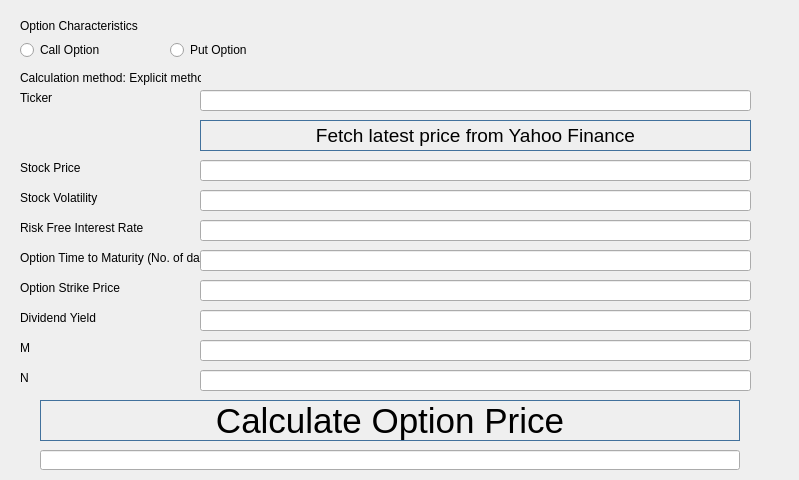
<?xml version="1.0" encoding="UTF-8"?>
<ui version="4.0">
 <class>MainWindow</class>
 <widget class="QMainWindow" name="MainWindow">
  <property name="geometry">
   <rect>
    <x>0</x>
    <y>0</y>
    <width>799</width>
    <height>480</height>
   </rect>
  </property>
  <property name="windowTitle">
   <string>Option Price Calculator using Explicit Method</string>
  </property>
  <widget class="QWidget" name="centralwidget">
   <widget class="QLabel" name="label">
    <property name="geometry">
     <rect>
      <x>20</x>
      <y>10</y>
      <width>141</width>
      <height>31</height>
     </rect>
    </property>
    <property name="text">
     <string>Option Characteristics</string>
    </property>
   </widget>
   <widget class="QRadioButton" name="radioButton_Call">
    <property name="geometry">
     <rect>
      <x>20</x>
      <y>40</y>
      <width>100</width>
      <height>20</height>
     </rect>
    </property>
    <property name="text">
     <string>Call Option</string>
    </property>
   </widget>
   <widget class="QRadioButton" name="radioButton_Put">
    <property name="geometry">
     <rect>
      <x>170</x>
      <y>40</y>
      <width>100</width>
      <height>20</height>
     </rect>
    </property>
    <property name="text">
     <string>Put Option</string>
    </property>
   </widget>
   <widget class="QLabel" name="label_2">
    <property name="geometry">
     <rect>
      <x>20</x>
      <y>70</y>
      <width>181</width>
      <height>16</height>
     </rect>
    </property>
    <property name="text">
     <string>Calculation method: Explicit method</string>
    </property>
   </widget>
   <widget class="QLabel" name="label_3">
    <property name="geometry">
     <rect>
      <x>20</x>
      <y>90</y>
      <width>160</width>
      <height>16</height>
     </rect>
    </property>
    <property name="text">
     <string>Ticker</string>
    </property>
   </widget>
   <widget class="QLabel" name="label_4">
    <property name="geometry">
     <rect>
      <x>20</x>
      <y>160</y>
      <width>160</width>
      <height>16</height>
     </rect>
    </property>
    <property name="text">
     <string>Stock Price</string>
    </property>
   </widget>
   <widget class="QLabel" name="label_5">
    <property name="geometry">
     <rect>
      <x>20</x>
      <y>190</y>
      <width>160</width>
      <height>16</height>
     </rect>
    </property>
    <property name="text">
     <string>Stock Volatility</string>
    </property>
   </widget>
   <widget class="QLabel" name="label_6">
    <property name="geometry">
     <rect>
      <x>20</x>
      <y>220</y>
      <width>160</width>
      <height>16</height>
     </rect>
    </property>
    <property name="text">
     <string>Risk Free Interest Rate</string>
    </property>
   </widget>
   <widget class="QLabel" name="label_7">
    <property name="geometry">
     <rect>
      <x>20</x>
      <y>250</y>
      <width>181</width>
      <height>16</height>
     </rect>
    </property>
    <property name="text">
     <string>Option Time to Maturity (No. of days)</string>
    </property>
   </widget>
   <widget class="QLabel" name="label_8">
    <property name="geometry">
     <rect>
      <x>20</x>
      <y>280</y>
      <width>160</width>
      <height>16</height>
     </rect>
    </property>
    <property name="text">
     <string>Option Strike Price</string>
    </property>
   </widget>
   <widget class="QLineEdit" name="lineEdit_Ticker">
    <property name="geometry">
     <rect>
      <x>200</x>
      <y>90</y>
      <width>551</width>
      <height>21</height>
     </rect>
    </property>
   </widget>
   <widget class="QLineEdit" name="lineEdit_StockPrice">
    <property name="geometry">
     <rect>
      <x>200</x>
      <y>160</y>
      <width>551</width>
      <height>21</height>
     </rect>
    </property>
   </widget>
   <widget class="QLineEdit" name="lineEdit_StockVolatility">
    <property name="geometry">
     <rect>
      <x>200</x>
      <y>190</y>
      <width>551</width>
      <height>21</height>
     </rect>
    </property>
   </widget>
   <widget class="QLineEdit" name="lineEdit_InterestRate">
    <property name="geometry">
     <rect>
      <x>200</x>
      <y>220</y>
      <width>551</width>
      <height>21</height>
     </rect>
    </property>
   </widget>
   <widget class="QLineEdit" name="lineEdit_Maturity">
    <property name="geometry">
     <rect>
      <x>200</x>
      <y>250</y>
      <width>551</width>
      <height>21</height>
     </rect>
    </property>
   </widget>
   <widget class="QLineEdit" name="lineEdit_StrikePrice">
    <property name="geometry">
     <rect>
      <x>200</x>
      <y>280</y>
      <width>551</width>
      <height>21</height>
     </rect>
    </property>
   </widget>
   <widget class="QPushButton" name="pushButton_Calculate">
    <property name="geometry">
     <rect>
      <x>40</x>
      <y>400</y>
      <width>700</width>
      <height>41</height>
     </rect>
    </property>
    <property name="font">
     <font>
      <pointsize>26</pointsize>
     </font>
    </property>
    <property name="styleSheet">
     <string notr="true">border: 1px solid rgb(65,113,156)</string>
    </property>
    <property name="text">
     <string>Calculate Option Price</string>
    </property>
   </widget>
   <widget class="QLineEdit" name="lineEdit_OptionPrice">
    <property name="geometry">
     <rect>
      <x>40</x>
      <y>450</y>
      <width>700</width>
      <height>20</height>
     </rect>
    </property>
   </widget>
   <widget class="QPushButton" name="pushButton_GetPrice">
    <property name="geometry">
     <rect>
      <x>200</x>
      <y>120</y>
      <width>551</width>
      <height>31</height>
     </rect>
    </property>
    <property name="font">
     <font>
      <pointsize>14</pointsize>
     </font>
    </property>
    <property name="styleSheet">
     <string notr="true">border: 1px solid rgb(65,113,156)</string>
    </property>
    <property name="text">
     <string>Fetch latest price from Yahoo Finance</string>
    </property>
   </widget>
   <widget class="QLabel" name="label_9">
    <property name="geometry">
     <rect>
      <x>20</x>
      <y>310</y>
      <width>160</width>
      <height>16</height>
     </rect>
    </property>
    <property name="text">
     <string>Dividend Yield</string>
    </property>
   </widget>
   <widget class="QLineEdit" name="lineEdit_Dividend">
    <property name="geometry">
     <rect>
      <x>200</x>
      <y>310</y>
      <width>551</width>
      <height>21</height>
     </rect>
    </property>
   </widget>
   <widget class="QLabel" name="label_10">
    <property name="geometry">
     <rect>
      <x>20</x>
      <y>340</y>
      <width>160</width>
      <height>16</height>
     </rect>
    </property>
    <property name="text">
     <string>M</string>
    </property>
   </widget>
   <widget class="QLineEdit" name="lineEdit_M">
    <property name="geometry">
     <rect>
      <x>200</x>
      <y>340</y>
      <width>551</width>
      <height>21</height>
     </rect>
    </property>
   </widget>
   <widget class="QLabel" name="label_11">
    <property name="geometry">
     <rect>
      <x>20</x>
      <y>370</y>
      <width>160</width>
      <height>16</height>
     </rect>
    </property>
    <property name="text">
     <string>N</string>
    </property>
   </widget>
   <widget class="QLineEdit" name="lineEdit_N">
    <property name="geometry">
     <rect>
      <x>200</x>
      <y>370</y>
      <width>551</width>
      <height>21</height>
     </rect>
    </property>
   </widget>
  </widget>
 </widget>
 <resources/>
 <connections/>
</ui>
